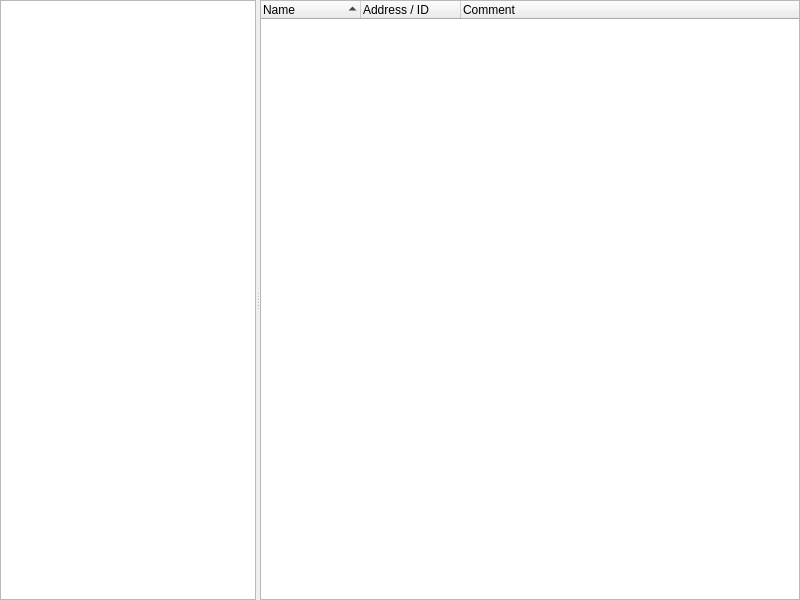
<?xml version="1.0" encoding="UTF-8"?>
<ui version="4.0">
 <class>LocalTab</class>
 <widget class="QWidget" name="LocalTab">
  <property name="geometry">
   <rect>
    <x>0</x>
    <y>0</y>
    <width>800</width>
    <height>600</height>
   </rect>
  </property>
  <layout class="QVBoxLayout" name="verticalLayout">
   <property name="leftMargin">
    <number>0</number>
   </property>
   <property name="topMargin">
    <number>0</number>
   </property>
   <property name="rightMargin">
    <number>0</number>
   </property>
   <property name="bottomMargin">
    <number>0</number>
   </property>
   <item>
    <widget class="QSplitter" name="splitter">
     <property name="orientation">
      <enum>Qt::Orientation::Horizontal</enum>
     </property>
     <widget class="QTreeWidget" name="tree_group">
      <property name="sizePolicy">
       <sizepolicy hsizetype="Preferred" vsizetype="Expanding">
        <horstretch>0</horstretch>
        <verstretch>0</verstretch>
       </sizepolicy>
      </property>
      <property name="contextMenuPolicy">
       <enum>Qt::ContextMenuPolicy::CustomContextMenu</enum>
      </property>
      <property name="selectionBehavior">
       <enum>QAbstractItemView::SelectionBehavior::SelectItems</enum>
      </property>
      <attribute name="headerVisible">
       <bool>false</bool>
      </attribute>
      <column>
       <property name="text">
        <string notr="true"/>
       </property>
      </column>
     </widget>
     <widget class="QTreeWidget" name="tree_computer">
      <property name="sizePolicy">
       <sizepolicy hsizetype="Expanding" vsizetype="Expanding">
        <horstretch>1</horstretch>
        <verstretch>0</verstretch>
       </sizepolicy>
      </property>
      <property name="contextMenuPolicy">
       <enum>Qt::ContextMenuPolicy::CustomContextMenu</enum>
      </property>
      <property name="selectionBehavior">
       <enum>QAbstractItemView::SelectionBehavior::SelectRows</enum>
      </property>
      <property name="indentation">
       <number>0</number>
      </property>
      <property name="sortingEnabled">
       <bool>true</bool>
      </property>
      <property name="columnCount">
       <number>3</number>
      </property>
      <column>
       <property name="text">
        <string>Name</string>
       </property>
      </column>
      <column>
       <property name="text">
        <string>Address / ID</string>
       </property>
      </column>
      <column>
       <property name="text">
        <string>Comment</string>
       </property>
      </column>
     </widget>
    </widget>
   </item>
  </layout>
 </widget>
 <resources/>
 <connections/>
</ui>
